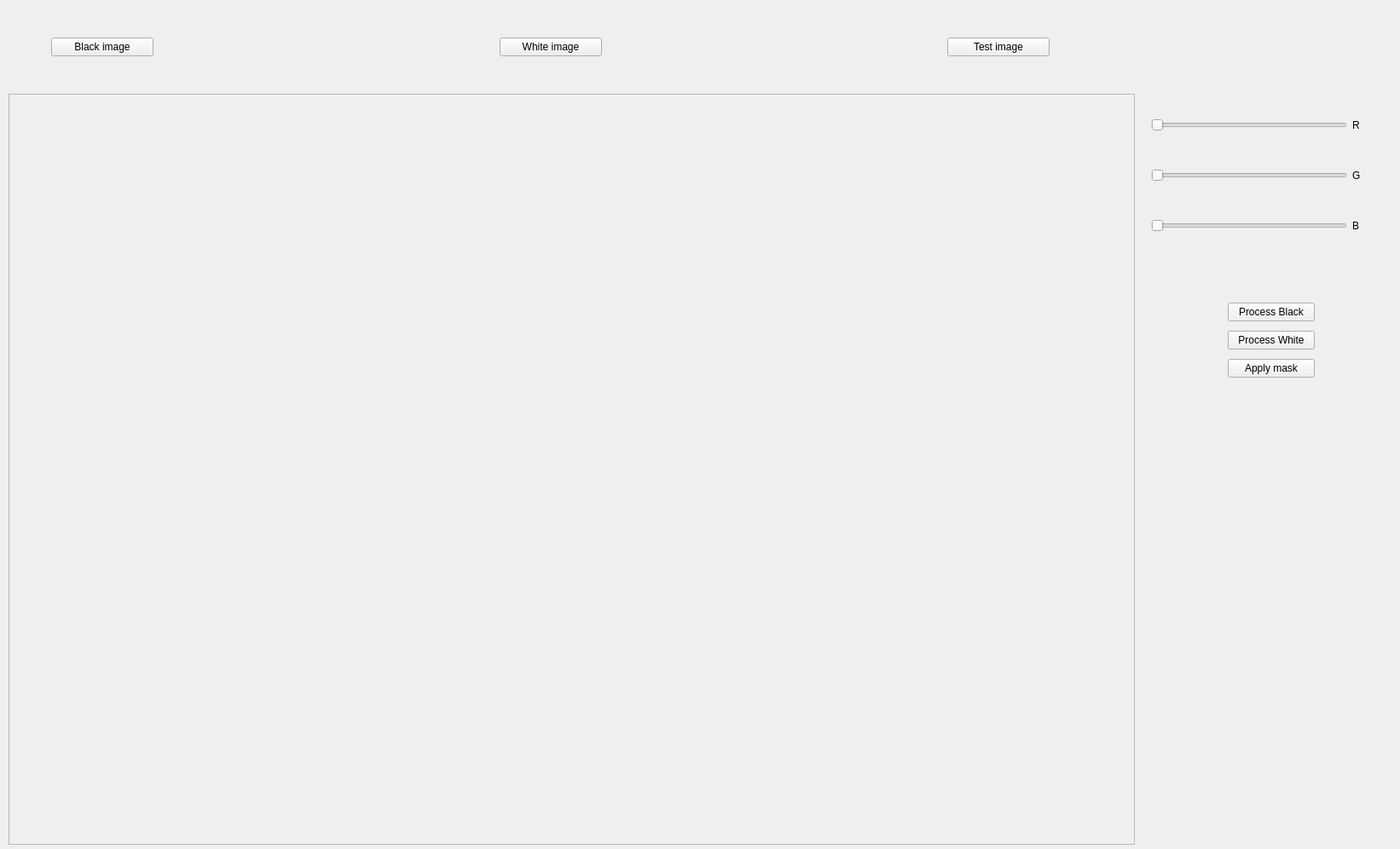
<?xml version="1.0" encoding="UTF-8"?>
<ui version="4.0">
 <class>Form</class>
 <widget class="QWidget" name="Form">
  <property name="geometry">
   <rect>
    <x>0</x>
    <y>0</y>
    <width>1642</width>
    <height>996</height>
   </rect>
  </property>
  <property name="windowTitle">
   <string>Form</string>
  </property>
  <widget class="QWidget" name="horizontalLayoutWidget">
   <property name="geometry">
    <rect>
     <x>60</x>
     <y>30</y>
     <width>1571</width>
     <height>51</height>
    </rect>
   </property>
   <layout class="QHBoxLayout" name="files_selection_Hlayout">
    <item>
     <widget class="QPushButton" name="blk_img_sel_btn">
      <property name="maximumSize">
       <size>
        <width>120</width>
        <height>16777215</height>
       </size>
      </property>
      <property name="text">
       <string>Black image</string>
      </property>
     </widget>
    </item>
    <item>
     <widget class="QLabel" name="blk_img_path_label">
      <property name="text">
       <string/>
      </property>
     </widget>
    </item>
    <item>
     <widget class="QPushButton" name="wht_img_sel_btn">
      <property name="maximumSize">
       <size>
        <width>120</width>
        <height>16777215</height>
       </size>
      </property>
      <property name="text">
       <string>White image</string>
      </property>
     </widget>
    </item>
    <item>
     <widget class="QLabel" name="wht_img_path_label">
      <property name="text">
       <string/>
      </property>
     </widget>
    </item>
    <item>
     <widget class="QPushButton" name="test_img_sel_btn">
      <property name="maximumSize">
       <size>
        <width>120</width>
        <height>16777215</height>
       </size>
      </property>
      <property name="text">
       <string>Test image</string>
      </property>
     </widget>
    </item>
    <item>
     <widget class="QLabel" name="test_img_path_label">
      <property name="text">
       <string/>
      </property>
     </widget>
    </item>
   </layout>
  </widget>
  <widget class="QLabel" name="info_label">
   <property name="geometry">
    <rect>
     <x>1350</x>
     <y>510</y>
     <width>281</width>
     <height>171</height>
    </rect>
   </property>
   <property name="text">
    <string/>
   </property>
  </widget>
  <widget class="QScrollArea" name="image_scroll_area">
   <property name="geometry">
    <rect>
     <x>10</x>
     <y>110</y>
     <width>1321</width>
     <height>881</height>
    </rect>
   </property>
   <property name="sizePolicy">
    <sizepolicy hsizetype="MinimumExpanding" vsizetype="MinimumExpanding">
     <horstretch>0</horstretch>
     <verstretch>0</verstretch>
    </sizepolicy>
   </property>
   <property name="widgetResizable">
    <bool>true</bool>
   </property>
   <widget class="QWidget" name="scrollAreaWidgetContents">
    <property name="geometry">
     <rect>
      <x>0</x>
      <y>0</y>
      <width>1319</width>
      <height>879</height>
     </rect>
    </property>
   </widget>
  </widget>
  <widget class="QLabel" name="image_preview">
   <property name="geometry">
    <rect>
     <x>1350</x>
     <y>710</y>
     <width>271</width>
     <height>261</height>
    </rect>
   </property>
   <property name="text">
    <string/>
   </property>
  </widget>
  <widget class="QWidget" name="layoutWidget">
   <property name="geometry">
    <rect>
     <x>1350</x>
     <y>120</y>
     <width>281</width>
     <height>171</height>
    </rect>
   </property>
   <layout class="QVBoxLayout" name="rgb_thresh_Vlayout">
    <item>
     <layout class="QHBoxLayout" name="r_Hlayout">
      <item>
       <widget class="QSlider" name="r_slider">
        <property name="maximumSize">
         <size>
          <width>230</width>
          <height>16777215</height>
         </size>
        </property>
        <property name="orientation">
         <enum>Qt::Horizontal</enum>
        </property>
       </widget>
      </item>
      <item>
       <widget class="QLabel" name="r_label">
        <property name="text">
         <string>R</string>
        </property>
       </widget>
      </item>
     </layout>
    </item>
    <item>
     <layout class="QHBoxLayout" name="g_Hlayout">
      <item>
       <widget class="QSlider" name="g_slider">
        <property name="maximumSize">
         <size>
          <width>230</width>
          <height>16777215</height>
         </size>
        </property>
        <property name="orientation">
         <enum>Qt::Horizontal</enum>
        </property>
       </widget>
      </item>
      <item>
       <widget class="QLabel" name="g_label">
        <property name="text">
         <string>G</string>
        </property>
       </widget>
      </item>
     </layout>
    </item>
    <item>
     <layout class="QHBoxLayout" name="b_Hlayout">
      <item>
       <widget class="QSlider" name="b_slider">
        <property name="maximumSize">
         <size>
          <width>230</width>
          <height>16777215</height>
         </size>
        </property>
        <property name="orientation">
         <enum>Qt::Horizontal</enum>
        </property>
       </widget>
      </item>
      <item>
       <widget class="QLabel" name="b_label">
        <property name="text">
         <string>B</string>
        </property>
       </widget>
      </item>
     </layout>
    </item>
   </layout>
  </widget>
  <widget class="QWidget" name="layoutWidget">
   <property name="geometry">
    <rect>
     <x>1440</x>
     <y>350</y>
     <width>102</width>
     <height>101</height>
    </rect>
   </property>
   <layout class="QVBoxLayout" name="process_btns_Vlayout">
    <item>
     <widget class="QPushButton" name="process_blk_btn">
      <property name="text">
       <string>Process Black</string>
      </property>
     </widget>
    </item>
    <item>
     <widget class="QPushButton" name="process_wht_btn">
      <property name="text">
       <string>Process White</string>
      </property>
     </widget>
    </item>
    <item>
     <widget class="QPushButton" name="process_test_btn">
      <property name="text">
       <string>Apply mask</string>
      </property>
     </widget>
    </item>
   </layout>
  </widget>
 </widget>
 <resources/>
 <connections/>
</ui>
